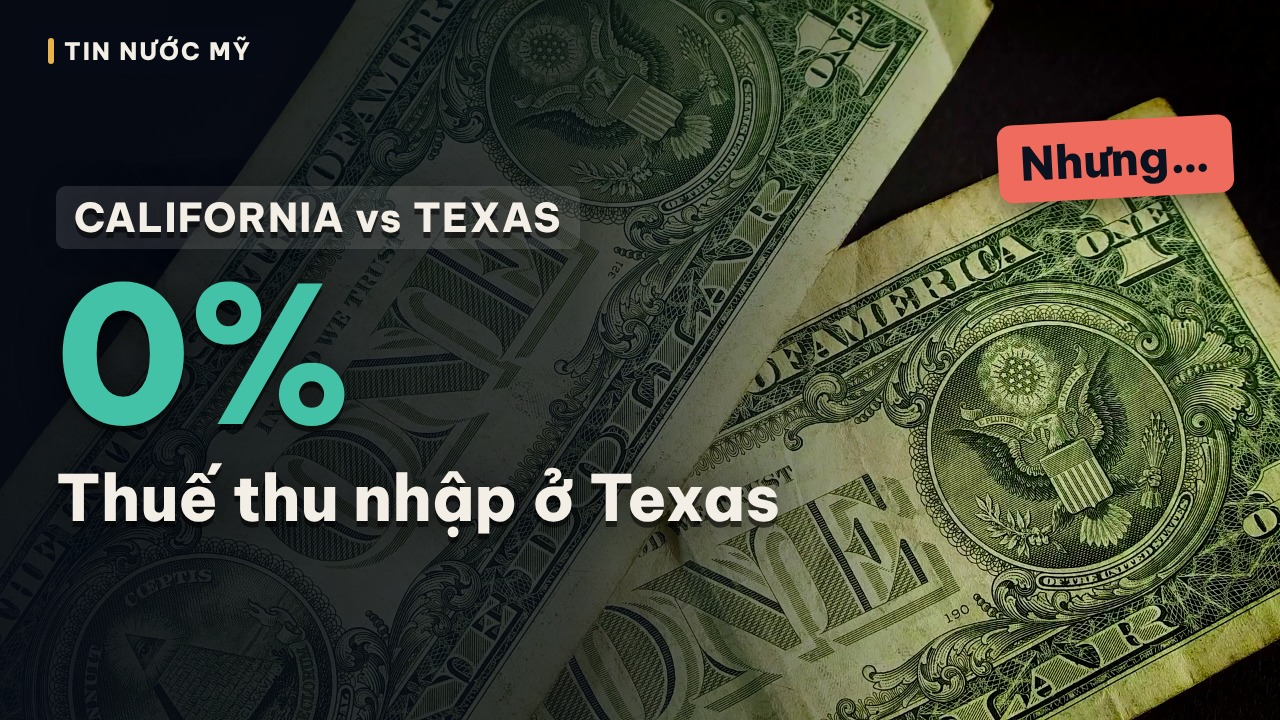
#> input picture thumbnails/california-vs-texas-c.jpg, 1280 x 720 px, given as the content of the folder ../../thumbnails/california-vs-texas-c.jpg, which was not available
$ python ghep-luoi.py ../../thumbnails/california-vs-texas-c.jpg
#> lines starting #> are read from the running program, lines starting #| are printed output that depends on the picture; pictures that were not available may be replaced by others from this repository, and a replacement may not be noted
"""Ghép ảnh trong một thư mục thành các bảng lưới 3×4 (bang-0.jpg, bang-1.jpg…) để xem nhanh.
  python scripts/tools/ghep-luoi.py out/kiem-tra/<slug>
"""
import glob, sys
from PIL import Image, ImageDraw
d = sys.argv[1]
fs = sorted(f for f in glob.glob(f'{d}/*.jpg') if '/bang-' not in f.replace('\\', '/'))
for k in range(0, len(fs), 12):
    ims = fs[k:k + 12]; w, h = Image.open(ims[0]).size
#> after `w, h = Image.open(ims[0]).size`: w = 1280; h = 720
    s = Image.new('RGB', (w * 3, h * 4), 'black'); dr = ImageDraw.Draw(s)
#> after `s = Image.new('RGB', (w * 3, h * 4), 'black')`: s: PIL image 3840x2880 RGB; every value is 0
    for i, f in enumerate(ims):
        x, y = (i % 3) * w, (i // 3) * h; s.paste(Image.open(f), (x, y)); dr.text((x + 4, y + 4), f.replace('\\', '/').split('/')[-1], fill='yellow')
#> after `x, y = (i % 3 * w, i // 3 * h)`: x = 0; y = 0
#> after `s.paste(Image.open(f), (x, y))`:
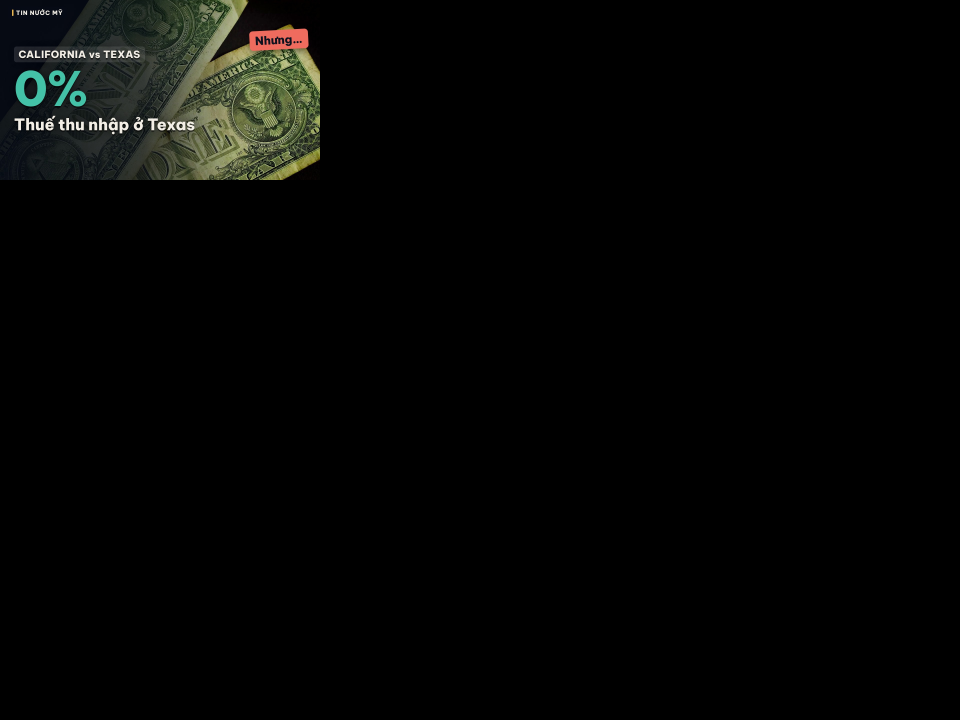
#> s: PIL image 3840x2880 RGB (shown at 1/4 size); mean R, G, B 5.1, 5.6, 4.4
    s.save(f'{d}/bang-{k // 12}.jpg', quality=80)
print('Xong', (len(fs) + 11) // 12, 'bảng')

$ run again, on thumbnails/chi-phi-o-to-a.jpg
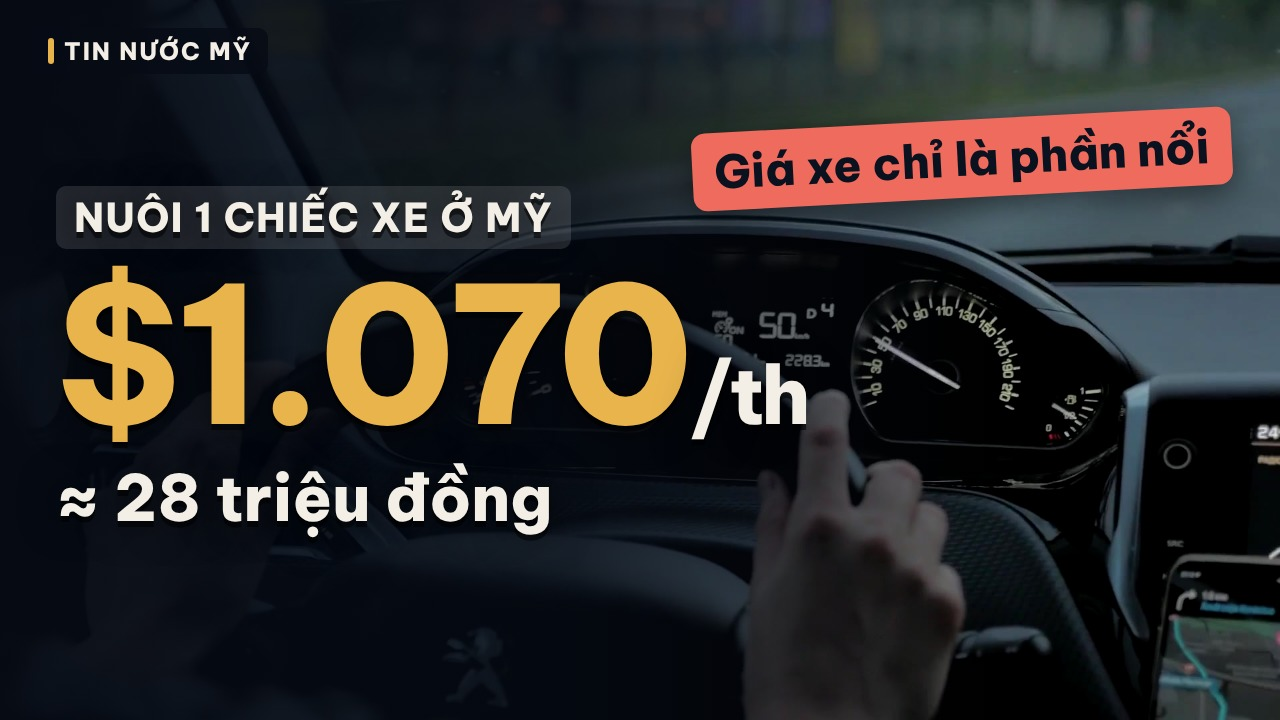
#> input picture thumbnails/chi-phi-o-to-a.jpg, 1280 x 720 px, given as the content of the folder ../../thumbnails/chi-phi-o-to-a.jpg, which was not available
#> w = 1280; h = 720
#> x = 0
#> `s.paste(Image.open(f), (x, y))`:
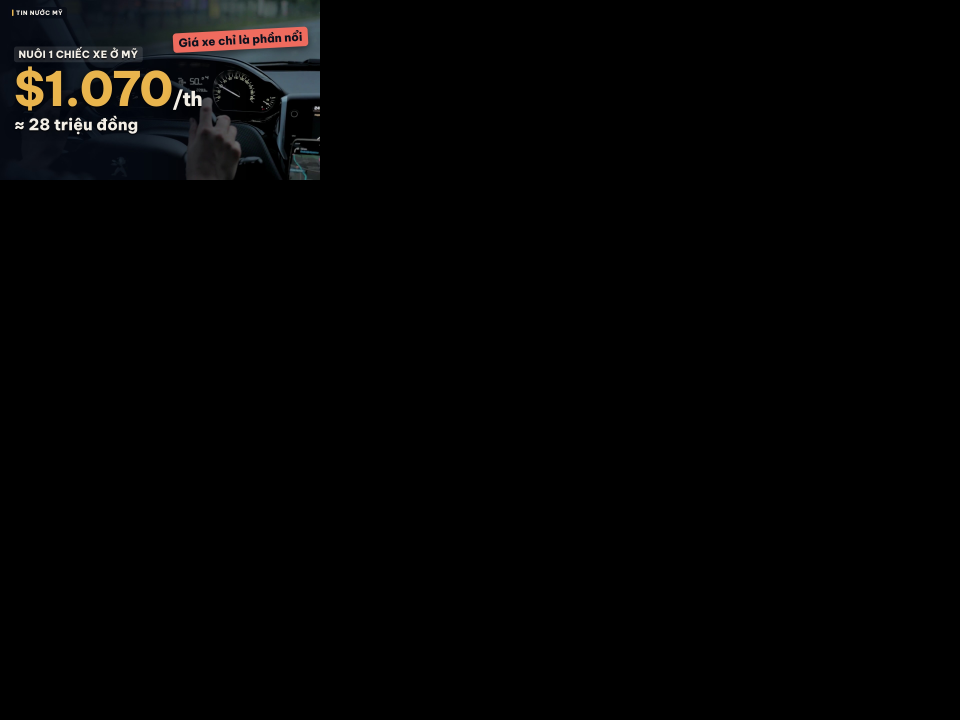
#> s: PIL image 3840x2880 RGB (shown at 1/4 size); mean R, G, B 3.7, 3.5, 3.4

$ run again, on thumbnails/chi-phi-o-to-b.jpg
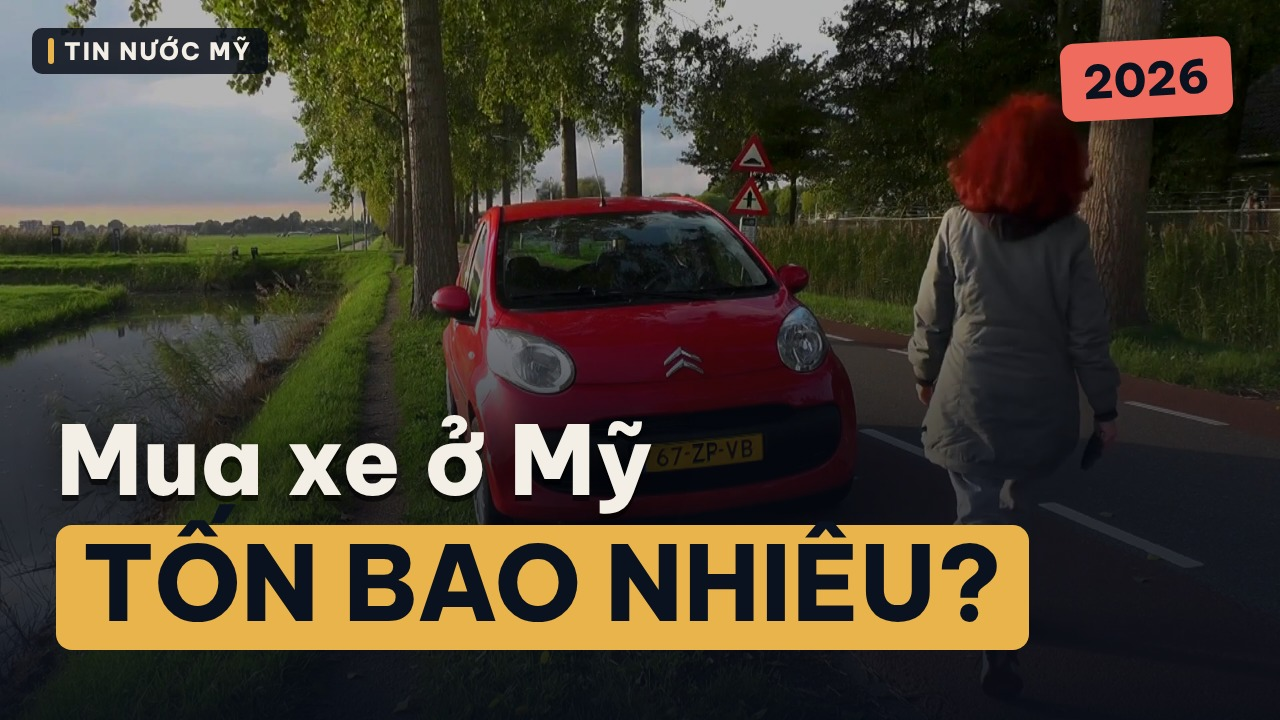
#> input picture thumbnails/chi-phi-o-to-b.jpg, 1280 x 720 px, given as the content of the folder ../../thumbnails/chi-phi-o-to-b.jpg, which was not available
#> w = 1280; h = 720
#> x = 0
#> `s.paste(Image.open(f), (x, y))`:
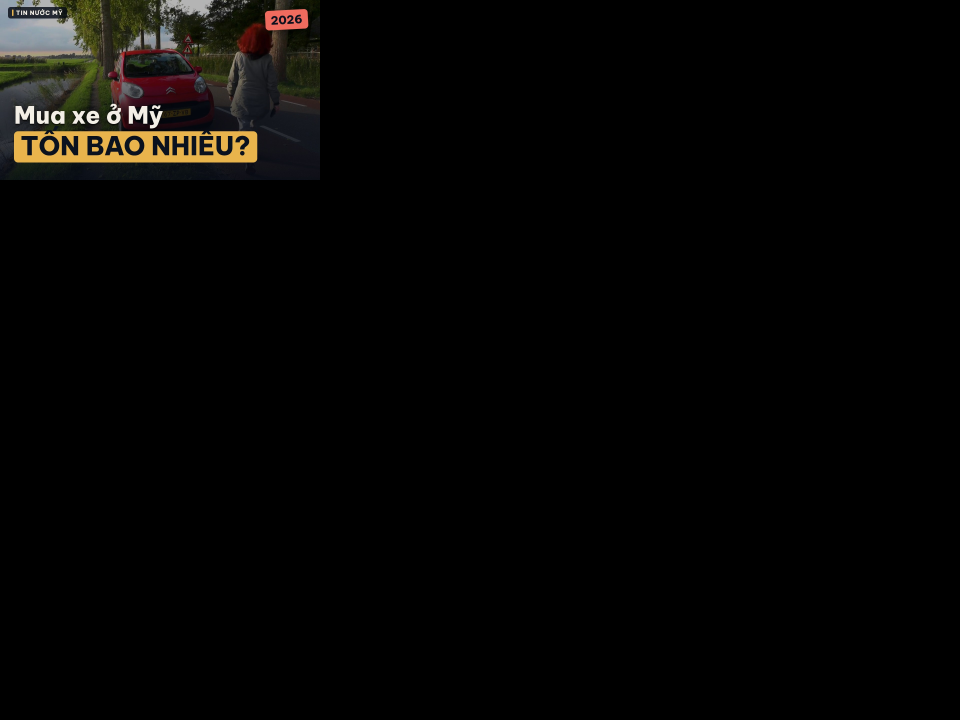
#> s: PIL image 3840x2880 RGB (shown at 1/4 size); mean R, G, B 5.9, 5.3, 4.1
